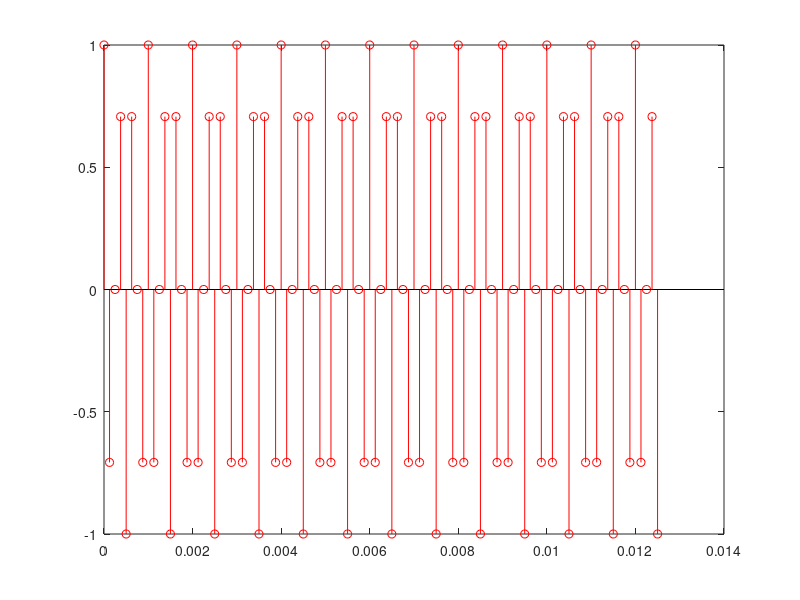
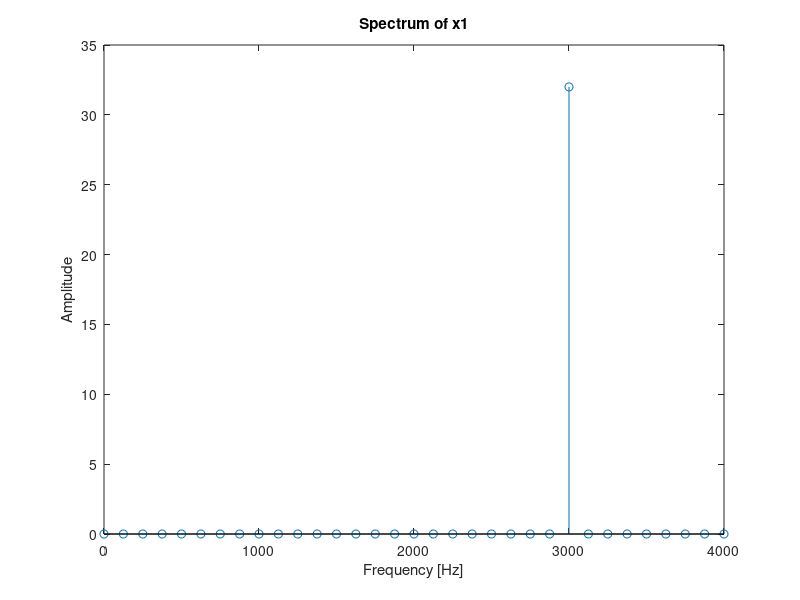

Source code (MATLAB) for these figures, in order:
fs = 8000;
f1 = 3000;
ts = 1/fs;
xi = 0:ts:100*ts;
x1 = cos(2*pi*f1*xi);
 
% Plot x1
figure
stem(xi, x1, 'ro');
 
% Show FFT of x1
N = 64;
k = fs/N; % Fundamental frequency
X1 = fft(x1, N);
xf = 0:k:fs/2;
figure
stem(xf, abs(X1(1:N/2+1)));
xlabel('Frequency [Hz]');
ylabel('Amplitude');
title('Spectrum of x1');
